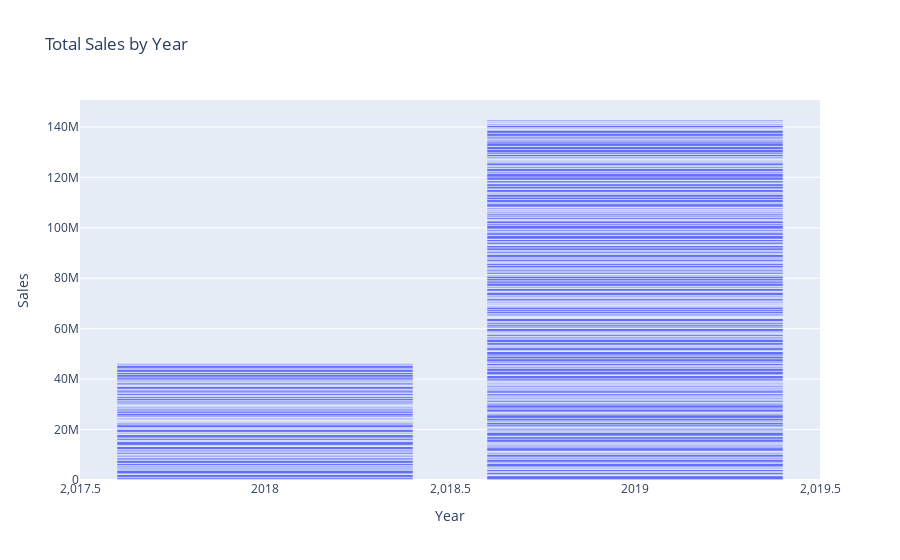

The cell this chart's notebook holds for it:
### Code cell
fig = px.bar(sales_data, x='Year', y='Sales', title='Total Sales by Year')
fig.show()

### Figure 1 — Plotly figure (JSON) as saved in the notebook; plotly's stock layout.template omitted (floating-point values rounded to 4 significant figures; data arrays with more than 128 entries replaced by an {"elided": "..."} marker saying what was removed)
{"data": [{"alignmentgroup": "True", "hovertemplate": "Year=%{x}<br>Sales=%{y}<extra></extra>", "legendgroup": "", "marker": {"color": "#636efa", "pattern": {"shape": ""}}, "name": "", "offsetgroup": "", "orientation": "v", "showlegend": false, "textposition": "auto", "type": "bar", "x": {"elided": "700 int values"}, "xaxis": "x", "y": {"elided": "700 float values"}, "yaxis": "y"}], "layout": {"barmode": "relative", "legend": {"tracegroupgap": 0}, "title": {"text": "Total Sales by Year"}, "xaxis": {"anchor": "y", "domain": [0, 1], "title": {"text": "Year"}}, "yaxis": {"anchor": "x", "domain": [0, 1], "title": {"text": "Sales"}}}}
